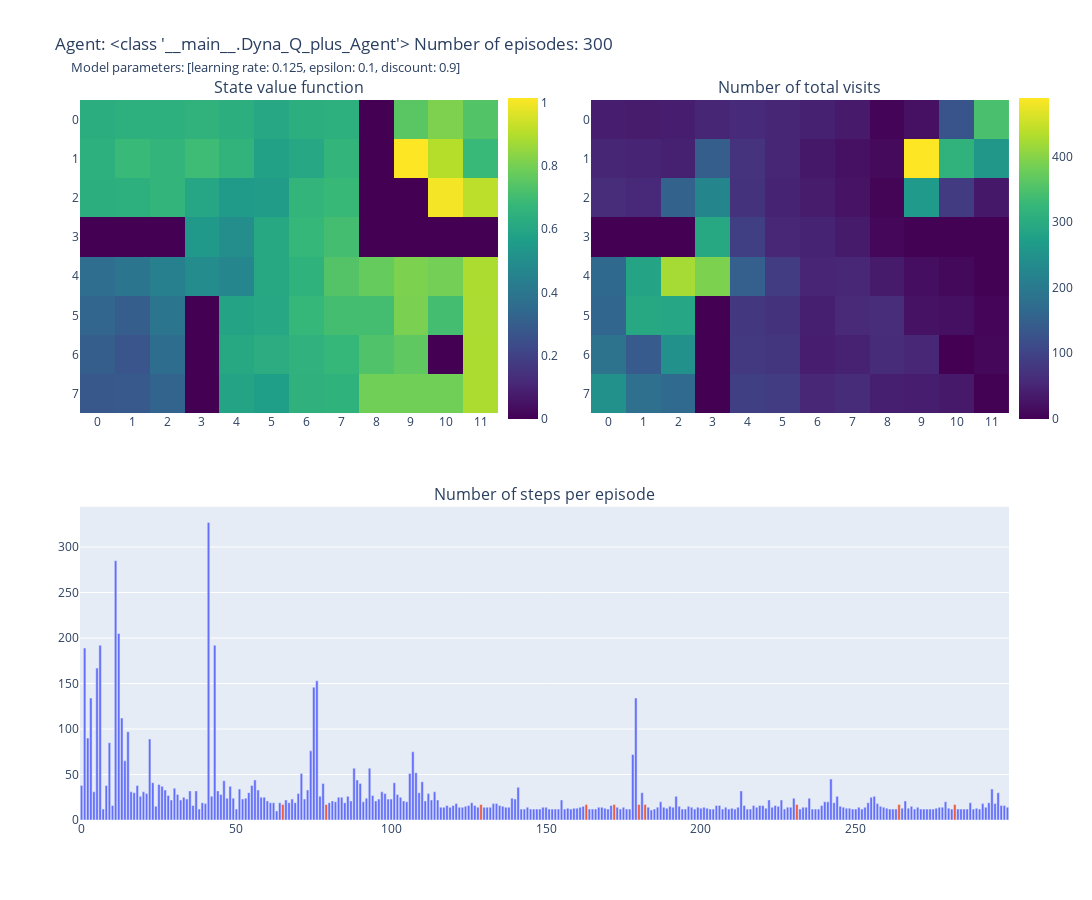

The notebook cell this image was saved under:
### Code cell
a = Dyna_Q_plus_Agent(planning_steps=100, epsilon=0.1, gamma=0.9, step_size=0.125)
a.fit(300)
plot_agent_performances_(a)

### Figure 1 — Plotly figure (JSON) as saved in the notebook; plotly's stock layout.template omitted (floating-point values rounded to 4 significant figures; data arrays with more than 128 entries replaced by an {"elided": "..."} marker saying what was removed)
{"data": [{"colorbar": {"len": 0.473, "x": 0.45, "y": 0.78}, "colorscale": [[0, "#440154"], [0.1111, "#482878"], [0.2222, "#3e4989"], [0.3333, "#31688e"], [0.4444, "#26828e"], [0.5556, "#1f9e89"], [0.6667, "#35b779"], [0.7778, "#6ece58"], [0.8889, "#b5de2b"], [1, "#fde725"]], "type": "heatmap", "x": ["0", "1", "2", "3", "4", "5", "6", "7", "8", "9", "10", "11"], "xaxis": "x", "y": ["7", "6", "5", "4", "3", "2", "1", "0"], "yaxis": "y", "z": [[0.2751, 0.2852, 0.3228, 0, 0.5886, 0.5702, 0.6473, 0.6521, 0.793, 0.7931, 0.7931, 0.8902], [0.3014, 0.2691, 0.3583, 0, 0.6074, 0.6283, 0.6513, 0.6764, 0.731, 0.76, 0, 0.8892], [0.3298, 0.3037, 0.3966, 0, 0.5887, 0.6055, 0.6776, 0.7058, 0.7054, 0.8067, 0.7063, 0.8878], [0.3635, 0.3982, 0.4422, 0.4902, 0.4684, 0.607, 0.6523, 0.7375, 0.7726, 0.8117, 0.798, 0.8893], [0, 0, 0, 0.5426, 0.4992, 0.6101, 0.6772, 0.7063, 0, 0, 0, 0], [0.6349, 0.642, 0.6649, 0.6006, 0.5503, 0.5551, 0.6617, 0.6835, 0, 0, 1.001, 0.9114], [0.6397, 0.6842, 0.6642, 0.6943, 0.6595, 0.5789, 0.6066, 0.6619, 0, 1.015, 0.9021, 0.6842], [0.6301, 0.6405, 0.6422, 0.656, 0.6369, 0.6058, 0.636, 0.6433, 0, 0.7504, 0.8139, 0.7352]]}, {"colorbar": {"len": 0.473, "x": 1, "y": 0.78}, "colorscale": [[0, "#440154"], [0.1111, "#482878"], [0.2222, "#3e4989"], [0.3333, "#31688e"], [0.4444, "#26828e"], [0.5556, "#1f9e89"], [0.6667, "#35b779"], [0.7778, "#6ece58"], [0.8889, "#b5de2b"], [1, "#fde725"]], "type": "heatmap", "x": ["0", "1", "2", "3", "4", "5", "6", "7", "8", "9", "10", "11"], "xaxis": "x2", "y": ["7", "6", "5", "4", "3", "2", "1", "0"], "yaxis": "y2", "z": [[245, 179, 168, 0, 93, 88, 53, 61, 42, 40, 34, 1], [185, 141, 247, 0, 82, 76, 40, 45, 61, 53, 0, 8], [161, 294, 288, 0, 81, 70, 42, 57, 62, 24, 21, 7], [166, 284, 423, 391, 147, 88, 50, 53, 36, 18, 11, 2], [0, 0, 0, 294, 93, 53, 47, 36, 9, 1, 2, 2], [62, 54, 153, 223, 71, 47, 37, 25, 5, 263, 86, 32], [52, 49, 44, 146, 73, 52, 32, 22, 12, 489, 316, 258], [40, 38, 41, 52, 58, 51, 44, 35, 6, 22, 128, 346]]}, {"marker": {"color": {"elided": "300 str values"}}, "type": "bar", "xaxis": "x3", "y": {"elided": "300 int values"}, "yaxis": "y3"}], "layout": {"annotations": [{"font": {"size": 16}, "showarrow": false, "text": "State value function", "x": 0.225, "xanchor": "center", "xref": "paper", "y": 1, "yanchor": "bottom", "yref": "paper"}, {"font": {"size": 16}, "showarrow": false, "text": "Number of total visits", "x": 0.775, "xanchor": "center", "xref": "paper", "y": 1, "yanchor": "bottom", "yref": "paper"}, {"font": {"size": 16}, "showarrow": false, "text": "Number of steps per episode", "x": 0.5, "xanchor": "center", "xref": "paper", "y": 0.435, "yanchor": "bottom", "yref": "paper"}], "height": 900, "title": {"text": "Agent: <class '__main__.Dyna_Q_plus_Agent'> Number of episodes: 300<br>    <span style='font-size: 13px'>Model parameters: [learning rate: 0.125, epsilon: 0.1, discount: 0.9]</span>"}, "width": 1200, "xaxis": {"anchor": "y", "domain": [0, 0.45]}, "xaxis2": {"anchor": "y2", "domain": [0.55, 1]}, "xaxis3": {"anchor": "y3", "domain": [0, 1]}, "yaxis": {"anchor": "x", "domain": [0.565, 1]}, "yaxis2": {"anchor": "x2", "domain": [0.565, 1]}, "yaxis3": {"anchor": "x3", "domain": [0, 0.435]}}}
